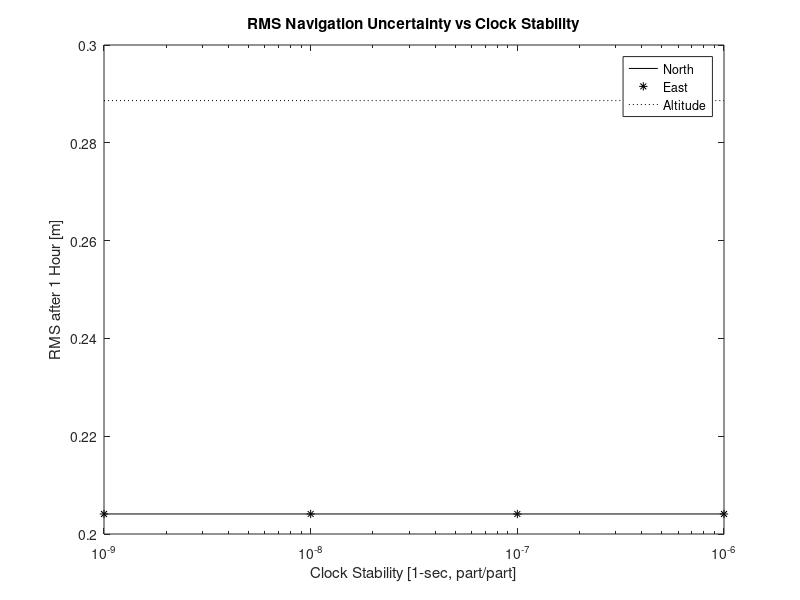
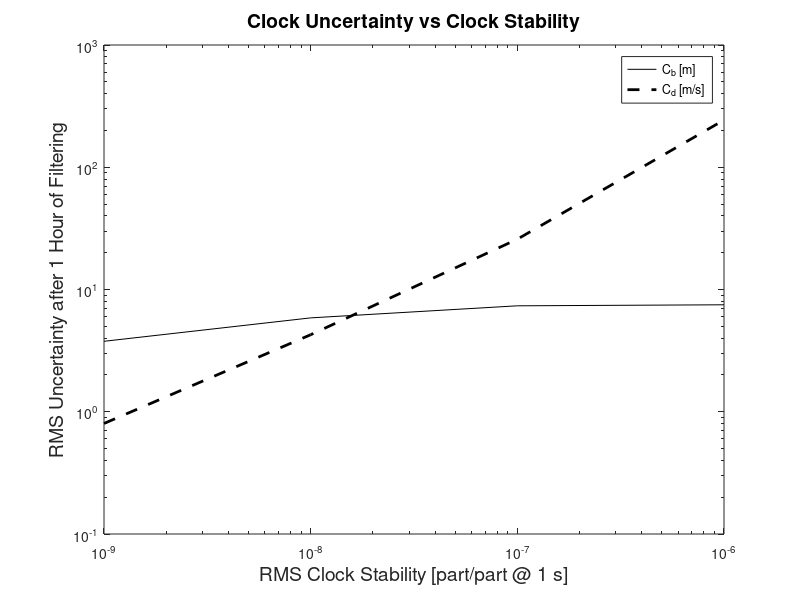

Source code (MATLAB) for these figures, in order:
%
% Grewal & Andrews, Kalman Filtering: Theory and Practice Using MATLAB,
% 4th Edition, Wiley, 2014
%
%
% Influence of receiver clock stability on timing accuracy
%
% Varies RMS clock stability over 1-second interval from 10^(-9) to 10^(-8)
% Simulates 100 minutes of filtering with that geometry.
% Plots RMS position and clock uncertainties versus clock stability
%
% Assumes 15 meter RMS pseudorange error, "good" satellite geometry
%
close all,
clear all,
%
Dt          = 1;  % Discrete time-step
%
P0          = zeros(5);
P0(1,1)     = 1e6;
P0(2,2)     = 1e6;
P0(3,3)     = 1e6;
P0(4,4)     = 9e6;
P0(5,5)     = 9e2; % Initial covariance of state estimation uncertainty
%
Phi = zeros(5);
Phi(1,1)    = 1;
Phi(2,2)    = 1;
Phi(3,3)    = 1;
Phi(4,4)    = 1;
Phi(4,5)    = Dt;
Phi(5,5)    = 1; % State transition matrix
%
% Dynamic disturbance noise covariance for sigma_f/f = 1
%
Q1          = zeros(5);
Q1(4,4)     = 6e16;
Q1(4,5)     = 5e16;
Q1(5,4)     = Q1(4,5);
Q1(5,5)     = 10e16; 
%
R           = 225*eye(4); % Covariance of measurement noise
r           = 225;        % Diagonal term for serial processing
%
% Four satellites with good geometry
%
Elev(1)     = 0;
Azim(1)     = 0;
Elev(2)     = 0;
Azim(2)     = 120;
Elev(3)     = 0;
Azim(3)     = 240;
Elev(4)     = 90;
Azim(4)     = 0;
H           = zeros(4,5);
H(1,4)      = 1;
H(2,4)      = 1;
H(3,4)      = 1;
H(4,4)      = 1;
phi1        = Elev(1)*pi/180;
sphi1       = sin(phi1);
cphi1       = cos(phi1);
H(1,3)      = sphi1;
theta1      = Azim(1)*pi/180;
stheta1     = sin(theta1);
ctheta1     = cos(theta1);
H(1,1)      = -ctheta1*cphi1;
H(1,2)      = -stheta1*cphi1;
phi2        = Elev(2)*pi/180;
sphi2       = sin(phi2);
cphi2       = cos(phi2);
H(2,3)      = sphi2;
theta2      = Azim(2)*pi/180;
stheta2     = sin(theta2);
ctheta2     = cos(theta2);
H(2,1)      = -ctheta2*cphi2;
H(2,2)      = -stheta2*cphi2;
phi3        = Elev(3)*pi/180;
sphi3       = sin(phi3);
cphi3       = cos(phi3);
H(3,3)      = sphi3;
theta3      = Azim(3)*pi/180;
stheta3     = sin(theta3);
ctheta3     = cos(theta3);
H(3,1)      = -ctheta3*cphi3;
H(3,2)      = -stheta3*cphi3;
phi4        = Elev(4)*pi/180;
sphi4       = sin(phi4);
cphi4       = cos(phi4);
H(4,3)      = sphi4;
theta4      = Azim(4)*pi/180;
stheta4     = sin(theta4);
ctheta4     = cos(theta4);
H(4,1)      = -ctheta4*cphi4;
H(4,2)      = -stheta4*cphi4;
for k=1:4,
    RMSclockSt(k)  = 10^(k-10);
    Q           = RMSclockSt(k)^2*Q1;    
    P        = P0;
    for j=1:4,
        h   = H(j,:);
        PHT = P*h';
        K   = PHT/(h*PHT+r);
        P   = P - K*PHT';
    end;
    P   = (P+P')/2;
    %
    for m=1:3600, % ten minutes of filtering
        P   = Phi*P*Phi'+Q;
        for j=1:4,
            h   = H(j,:);
            PHT = P*h';
            K   = PHT/(h*PHT+r);
            P   = P - K*PHT';
        end;
        P   = (P+P')/2;
    end;
    NoErr(k) = sqrt(P(1,1));
    EaErr(k) = sqrt(P(2,2));
    DoErr(k) = sqrt(P(3,3));
    CbErr(k) = sqrt(P(4,4));
    CdErr(k) = sqrt(P(5,5));
end;
figure;
semilogx(RMSclockSt,NoErr,'k-',RMSclockSt,EaErr,'k*',RMSclockSt,DoErr,'k:');
title('RMS Navigation Uncertainty vs Clock Stability');
xlabel('Clock Stability [1-sec, part/part]')
ylabel('RMS after 1 Hour [m]');
legend('North','East','Altitude');
%
figure;
loglog(RMSclockSt,CbErr,'k-',RMSclockSt,CdErr,'k--','LineWidth',2);
title('Clock Uncertainty vs Clock Stability','FontSize',14);
xlabel('RMS Clock Stability [part/part @ 1 s]','FontSize',14)
ylabel('RMS Uncertainty after 1 Hour of Filtering','FontSize',14);
legend('C_b [m]','C_d [m/s]');
